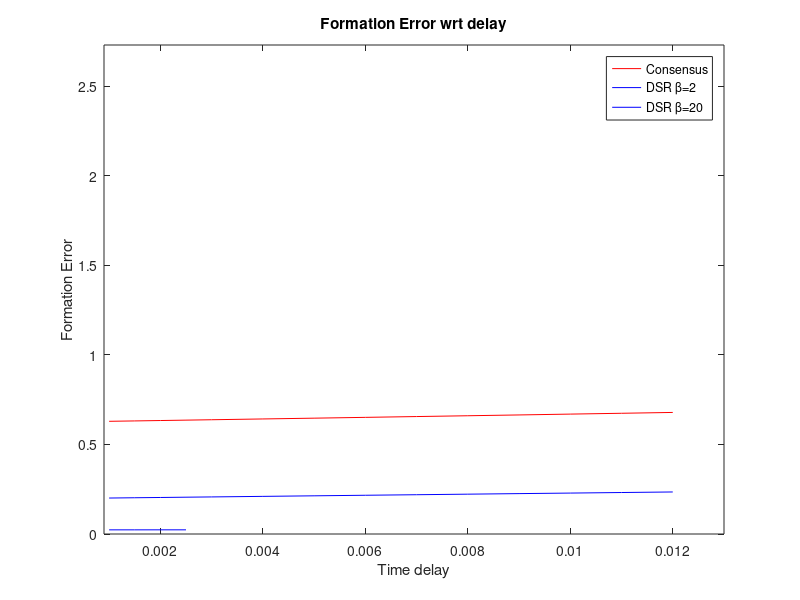

MATLAB code for this plot:
%%% Formation error and DSR plots

timestamps = [0.001, 0.0015, 0.002, 0.0025, 0.003, 0.004, 0.005, 0.006, 0.007, 0.008, 0.009, 0.01, 0.011, 0.012];

Cons_form_error = [0.6292 0.6313 0.6335 0.6357 0.6379 0.6423 0.6467 0.6512 0.6557 0.6602 0.6647 0.6694 0.6740 0.6787];
DSR_form_error = [0.2008 0.2024 0.2039 0.2055 0.2070 0.2101 0.2132 0.2163 0.2193 0.2224 0.2255 0.2285 0.2316 0.2347];
timestamps2 = [0.001,0.0015,0.002,0.0025];
DSR_20_error = [0.0232,0.0232,0.0233,0.0233]; 

plot(timestamps,Cons_form_error,'r')
hold on
plot(timestamps,DSR_form_error,'b')
hold on
plot(timestamps2,DSR_20_error,'b')
legend('Consensus','DSR \beta=2','DSR \beta=20')
title('Formation Error wrt delay')
xlabel('Time delay')
ylabel('Formation Error')
xlim([0.0009,0.013])
ylim([0,2.73])